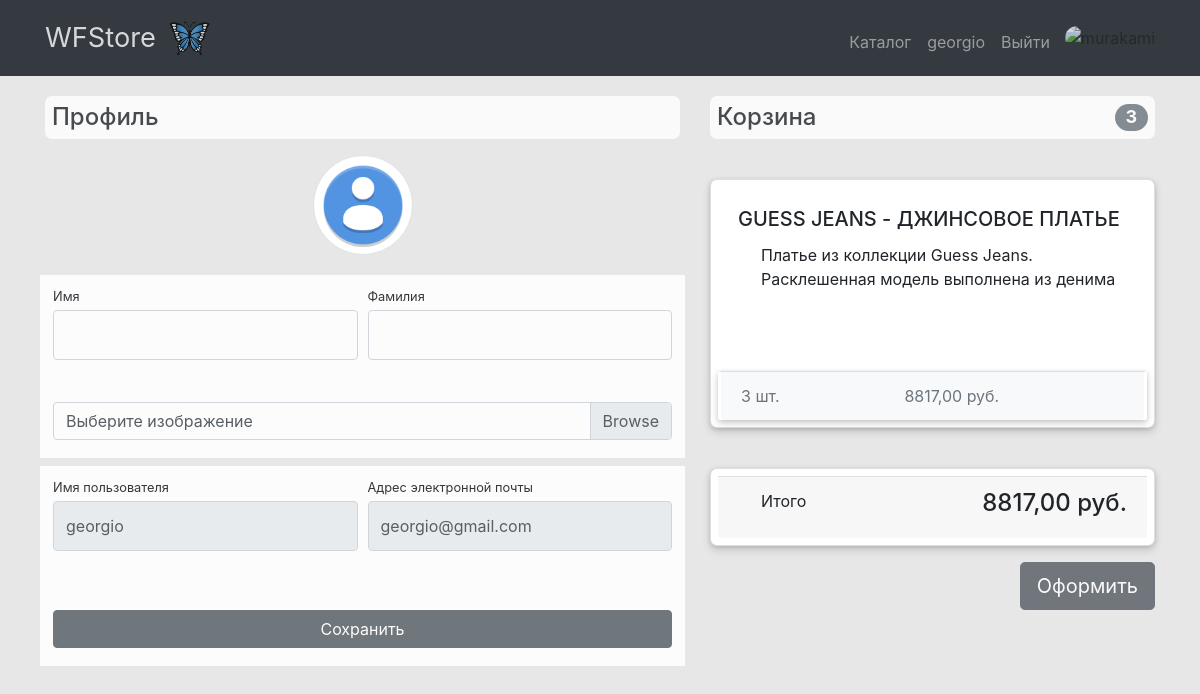
The page /users/profile/ (signed in) on the database as committed earlier.
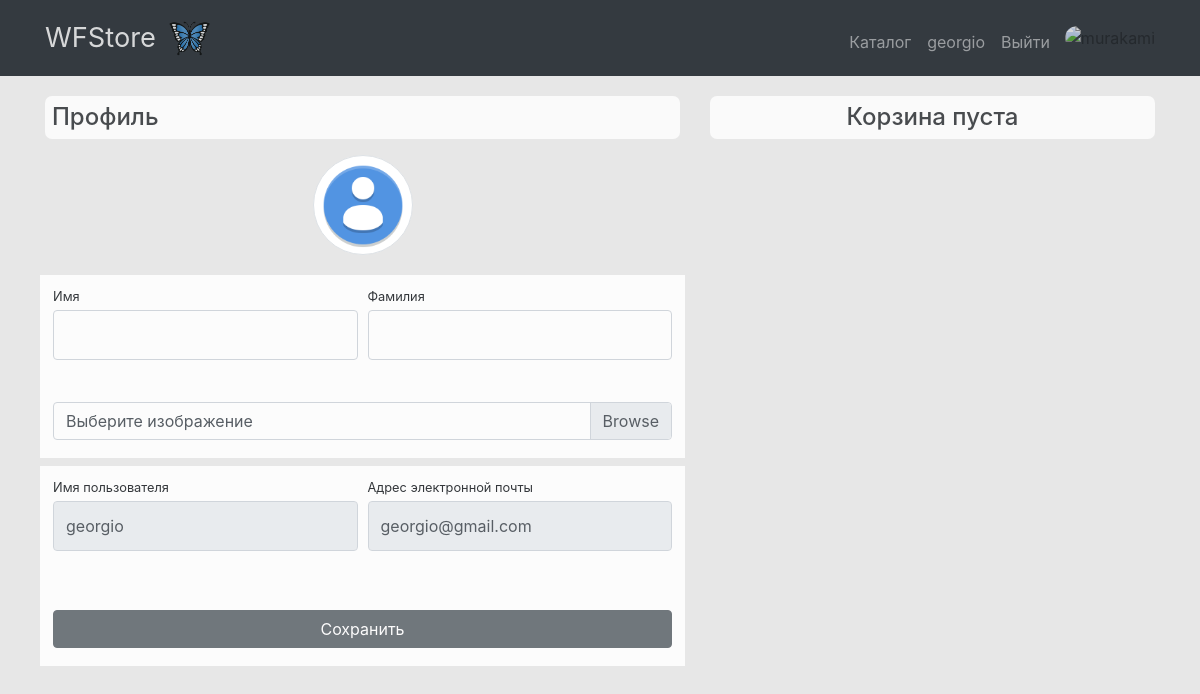
The same page on the database as committed later.
### users/models.py (models this page shows)
class User(AbstractUser):
    image = models.ImageField(upload_to='users_images', blank=True)

### products/models.py (models this page shows, shortened)
class Basket(models.Model):
    user = models.ForeignKey(User, on_delete=models.CASCADE, verbose_name="Покупатель")
    product = models.ForeignKey('Product', on_delete=models.CASCADE, verbose_name="Товар")
    quantity = models.PositiveIntegerField(default=0, verbose_name="Количество товара")
    create_database = models.DateTimeField(auto_now_add=True)
    def sum(self):
        return self.quantity * self.product.price
    class Meta:
        verbose_name = 'товар в корзину'
        verbose_name_plural = 'Корзина'

class Product(models.Model):
    name = models.CharField(max_length=250, verbose_name="Название товара")
    image = models.ImageField(upload_to="products_images/", blank=True, verbose_name="Изображение")
    description = models.TextField(blank=True, verbose_name="Описание")
    short_description = models.CharField(max_length=100, blank=True, verbose_name="Краткое описание")
    price = models.DecimalField(max_digits=8, decimal_places=2, default=0, verbose_name="Цена")
    quantity = models.PositiveIntegerField(default=0, verbose_name="Количество")
    category = models.ForeignKey(ProductCategory, on_delete=models.CASCADE, verbose_name="Категория")
    class Meta:
        verbose_name = 'товар'
        verbose_name_plural = 'Товары'

### users/views.py (the view)
# urls.py: path('profile/', views.profile, name='profile'),
@login_required(login_url='/users/login/')
def profile(request):
    user = request.user
    if request.method == "POST":
        form = UserProfileForm(data=request.POST, files=request.FILES, instance=user)
        if form.is_valid():
            form.save()
            return redirect('profile')
    else:
        form = UserProfileForm(instance=user)
    baskets = Basket.objects.filter(user=user)
    total_quantity = sum(basket.quantity for basket in baskets)
    total_sum = sum(basket.sum() for basket in baskets)
    context = {
        'title': 'Store - Профиль',
        'form': form,
        'baskets': baskets,
        'total_quantity': total_quantity,
        'total_sum': total_sum
    }
    return render(request, 'users/profile.html', context)

### users/forms.py
class UserProfileForm(UserChangeForm):
    username = forms.CharField(widget=forms.TextInput(attrs={'readonly': True}))
    email = forms.CharField(widget=forms.EmailInput(attrs={'readonly': True}))
    image = forms.ImageField(widget=forms.FileInput(), required=False)
    class Meta:
        model = User
        fields = ('username', 'email', 'first_name', 'last_name', 'image')
    def __init__(self, *args, **kwargs):
        super().__init__(*args, **kwargs)
        for field in self.fields.values():
            field.widget.attrs['class'] = 'form-control py-4'
        self.fields['image'].widget.attrs['class'] = 'custom-file-input'

### users/templates/users/profile.html (shortened to what this page needs)
{% extends 'products/base.html' %}
{% load static %}
{% block css %}
<link href="{% static 'css/profile.css' %}" rel="stylesheet">
{% endblock %}
{% block content %}
<div class="container">
    <div class="row">
        <div class="col-lg-7">
            <h4 class="mt-3 mb-3">Профиль</h4>
            <div class="col-lg-12 text-center">
                <img width="100" height="100"
                     src="{% if user.image %} {{ user.image.url }} {% else %} {% static 'vendor/img/users/avadefault1.png' %} {% endif %}"
                     class="img-thumbnail">
            </div>
            <form action="{% url 'profile' %}" method="post" enctype="multipart/form-data">
                <div class="form-row">
                    <div class="col-lg-6">
                        <div class="form-group">
                            <label class="small mb-1" for="inputFirstName">Имя</label>
                           {{ form.first_name }}
                        </div>
                    </div>
                    <div class="col-lg-6">
                        <div class="form-group">
                            <label class="small mb-1" for="inputLastName">Фамилия</label>
                            {{ form.last_name }}
                        </div>
                    </div>
                </div>
                <div class="form-row mb-2">
                    <div class="col-lg-12">
                        <div class="custom-file">
                            <label class="custom-file-label" for="userAvatar">Выберите изображение</label>
                        </div>
                    </div>
                </div>
                <div class="form-row">
                    <div class="col-lg-6">
                        <label class="small mb-1" for="inputUsername">Имя пользователя</label>
                        {{ form.username }}
                    </div>
                    <div class="col-lg-6">
                        <label class="small mb-1" for="inputEmailAddress">Адрес электронной
                            почты</label>
                        {{ form.email }}
                    </div>
                </div>
                <div class="form-row">
                    <div class="col-lg-12" style="margin-top: 33px;">
                        <input class="btn btn-info btn-block" type="submit" value="Сохранить">
                    </div>
                </div>
            </form>
        </div>
       {% include 'products/basket.html' %}
    </div>
</div>
{% endblock %}

### products/templates/products/base.html (shortened to what this page needs)
<!DOCTYPE html>
{% load static %}
<html lang="en">
<head>
    <link href="{% static 'vendor/bootstrap/css/bootstrap.css' %}" rel="stylesheet">
    {% block css %}{% endblock %}
</head>
<body>
<nav class="navbar navbar-expand-lg navbar-dark bg-dark fixed-top">
    <div class="container">
        <a class="navbar-brand" href="{% url 'index' %}">
            WFStore
            <img src="{% static 'vendor/img/butterflylogo1.png' %}" alt="WFStore" style="height: 46px; margin-right: 10px;">
        </a>
        <div class="collapse navbar-collapse" id="navbarResponsive">
            <ul class="navbar-nav ml-auto">
                <li class="nav-item">
                    <a class="nav-link" href="{% url 'products' %}">Каталог  </a>
                </li>
                {% if user.is_authenticated %}
                <li class="nav-item">
                    <a class="nav-link" href="{% url 'profile' %}">{{ user.username }}
                    </a>
                </li>
                <li class="nav-item">
                    <a class="nav-link" href="{% url 'logout' %}">Выйти </a>
                </li>
                {% else %}
                <li class="nav-item">
                    <a class="nav-link" href="{% url 'login' %}">Войти <i class="fas fa-sign-in-alt"></i></a>
                </li>
                {% endif %}
            </ul>
             <div class="my-4">
                    <img id="murakami-image" class="murakami" src="{% static 'vendor/img/slides/murakamifashio1.png' %}" alt="murakami">
             </div>
        </div>
    </div>
</nav>
{% block content %}
{% endblock %}
</body>
</html>

### products/templates/products/basket.html (shortened to what this page needs)
{% if baskets %}
<div class="col-lg-5">
            <h4 class="mt-3 mb-3 d-flex justify-content-between align-items-center mb-3">
                Корзина <span class="badge badge-secondary badge-pill">{{ total_quantity }}</span>
            </h4>
            {% for basket in baskets %}
            <div class="card mb-3">
                <div class="card-body">
                    <h5 class="card-title">{{ basket.product.name }}</h5>
                    <p class="card-text">{{ basket.product.short_description }}</p>
                </div>
                <ul class="list-group list-group-flush">
                    <li class="list-group-item d-flex justify-content-between lh-condensed bg-light">
                        <span class="text-muted">{{ basket.quantity }} шт.</span>
                        <span class="text-muted">{{ basket.sum }} руб.</span>
                    </li>
                </ul>
            </div>
            {% endfor %}
            <div class="card mb-3">
                <div class="card-footer">
                    <p class="float-left">Итого</p>
                    <h4 class="float-right">{{ total_sum }} руб.</h4>
                </div>
            </div>
            <a href="#" class="btn btn-success btn-lg float-right">Оформить</a>
        </div>
{% else %}
<div class="col-lg-5">
    <h4 class="mt-3 mb-3 text-center">
        Корзина пуста
    </h4>
</div>
{% endif %}

### products/static/css/profile.css (style rules this page uses)
body { padding-top: 56px; }

Rows that differ between the two databases and show on the page:
removed Basket: product.name "GUESS JEANS - ДЖИНСОВОЕ ПЛАТЬЕ", product.short_description "Платье из коллекции Guess Jeans. Расклешенная модель выполнена из денима", quantity "3", sum "8817,00"
Other text that changed with them:
{{ total_quantity }}: "3" → (not shown)
{{ total_sum }}: "8817,00" → (not shown)
text no longer shown: "Корзина Итого руб. Оформить"
text now shown: "Корзина пуста"
